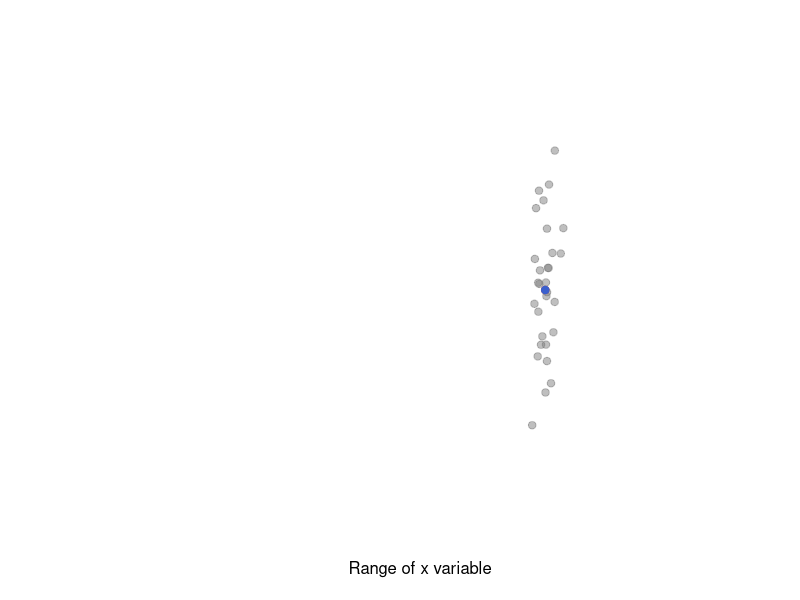
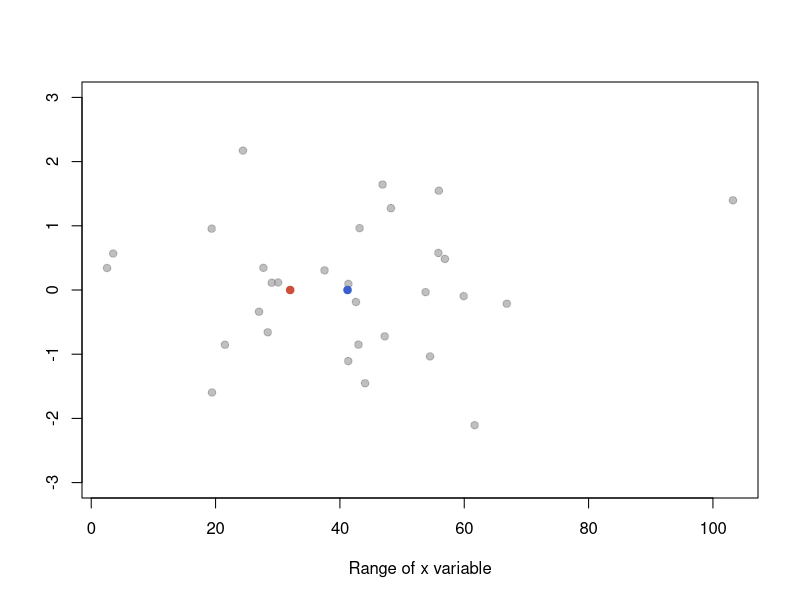
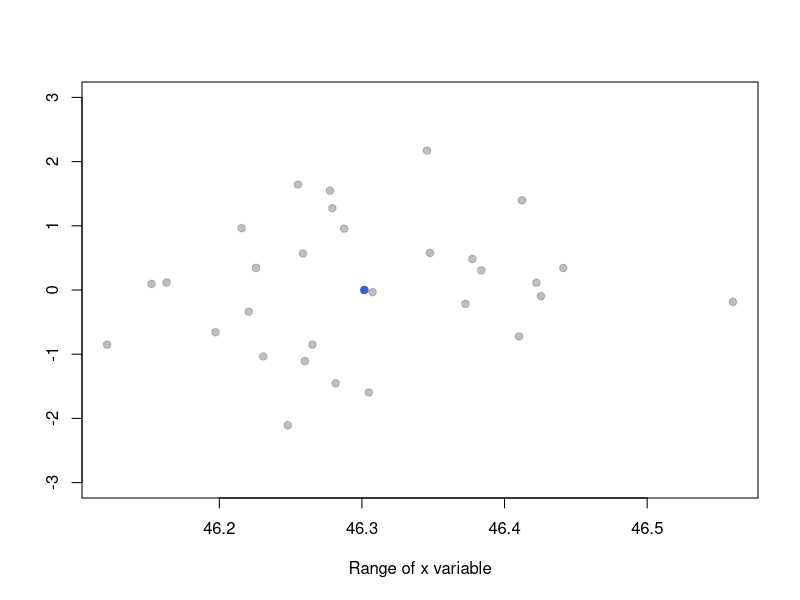

The R source for these figures, in order:

#y scatter for illustration
set.seed(322)
y.vis <- rnorm(30,0,1)


set.seed(3322)
trueMean <- 32
#high accuracy & precision
x.high <- rnorm(30, trueMean,0.1)
#low accuracy & precision
set.seed(3284)
x.low <- rnorm(30, trueMean + rnorm(1,15,5),
               15)

#low accuracy & high precision
set.seed(34)
x.lowa <- rnorm(30, trueMean + rnorm(1,15,5),
               0.1)

plot(x.high,y.vis, pch=19, ylim=c(-3,3),
     xlim=c(25,35),
     ylab =" ",
     axes=FALSE,
     xlab="Range of x variable",
     col=rgb(0.5,0.5,0.5,0.5))
points(trueMean, 0, pch=19, col="tomato3")
points(mean(x.high), 0, pch=19, col="royalblue3")

plot(x.low,y.vis, pch=19, ylim=c(-3,3),
     ylab =" ",
     xlab="Range of x variable",
     col=rgb(0.5,0.5,0.5,0.5))
points(trueMean, 0, pch=19, col="tomato3")
points(mean(x.low), 0, pch=19, col="royalblue3")


plot(x.lowa,y.vis, pch=19, ylim=c(-3,3),
     ylab =" ",
     xlab="Range of x variable",
     col=rgb(0.5,0.5,0.5,0.5))
points(trueMean, 0, pch=19, col="tomato3")
points(mean(x.lowa), 0, pch=19, col="royalblue3")

